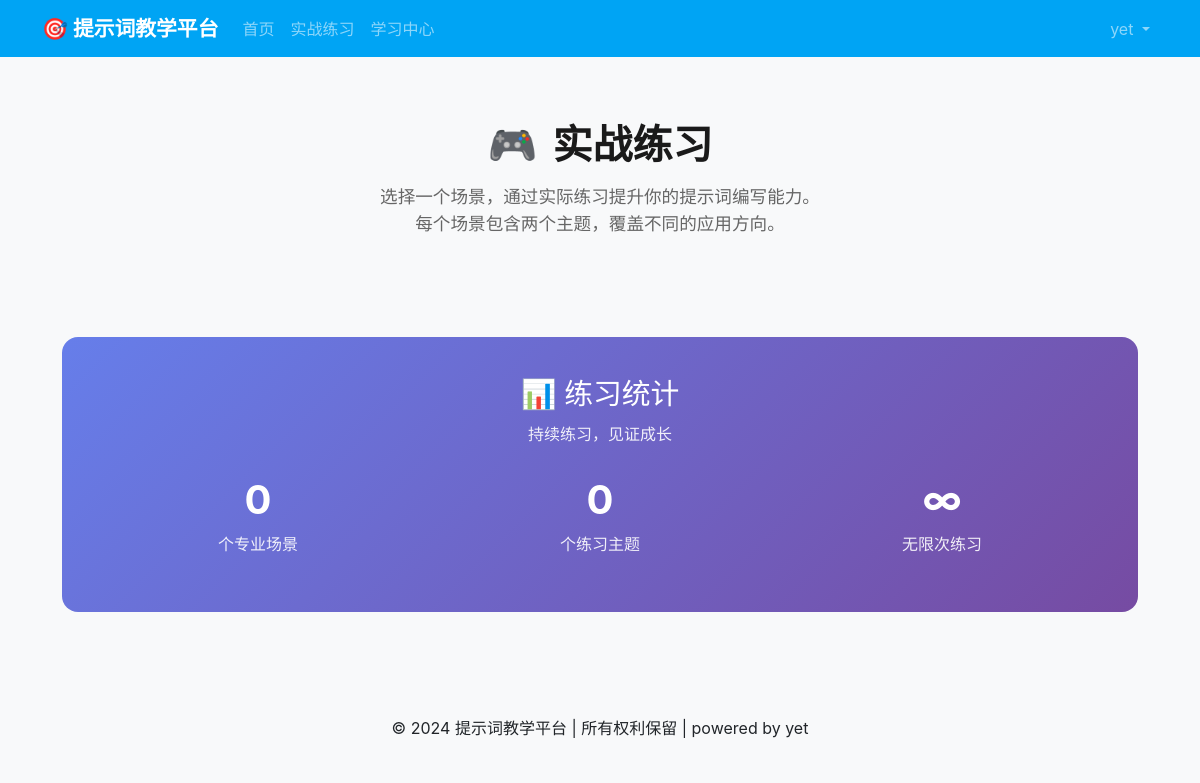
/practice/ (signed in), run on an earlier commit of the app's database.
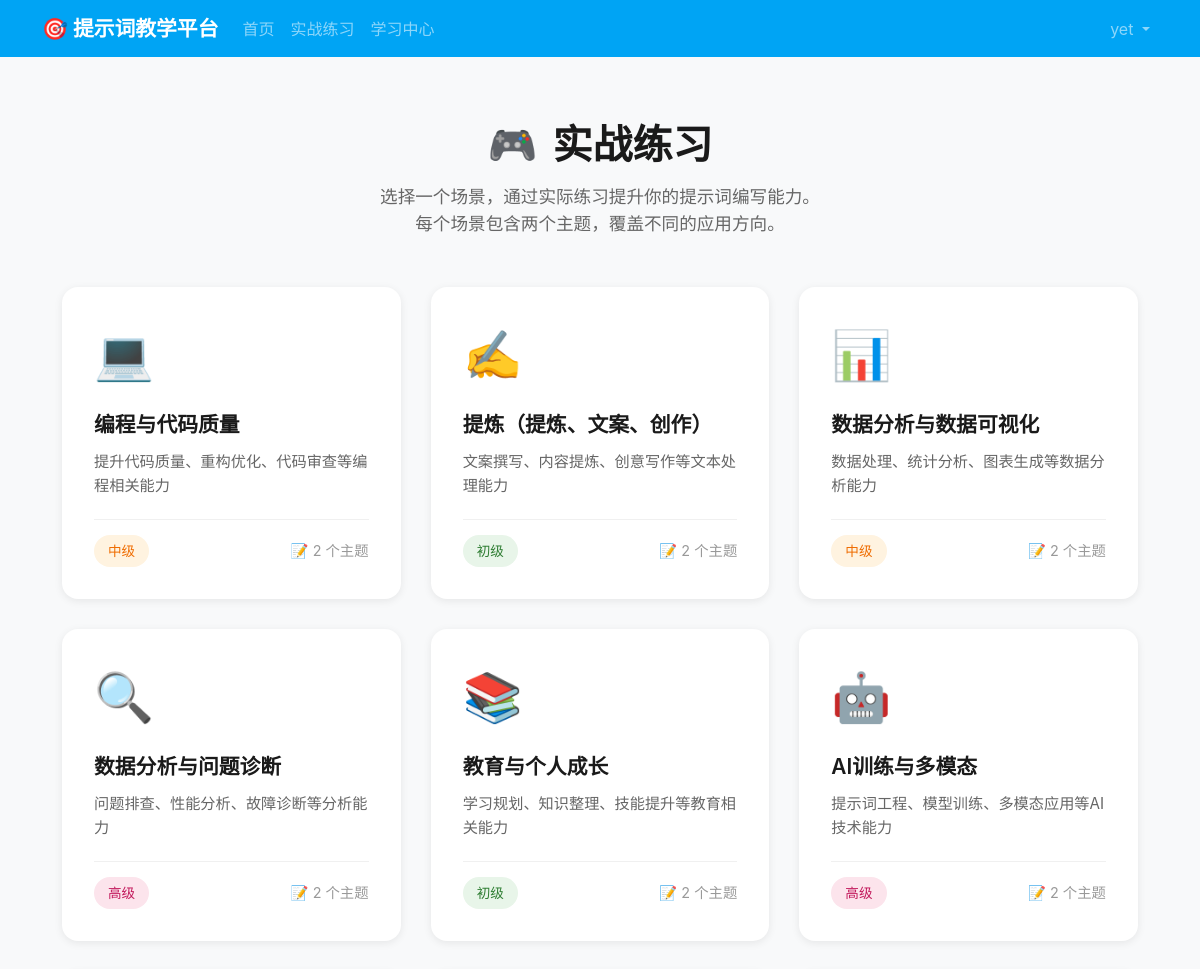
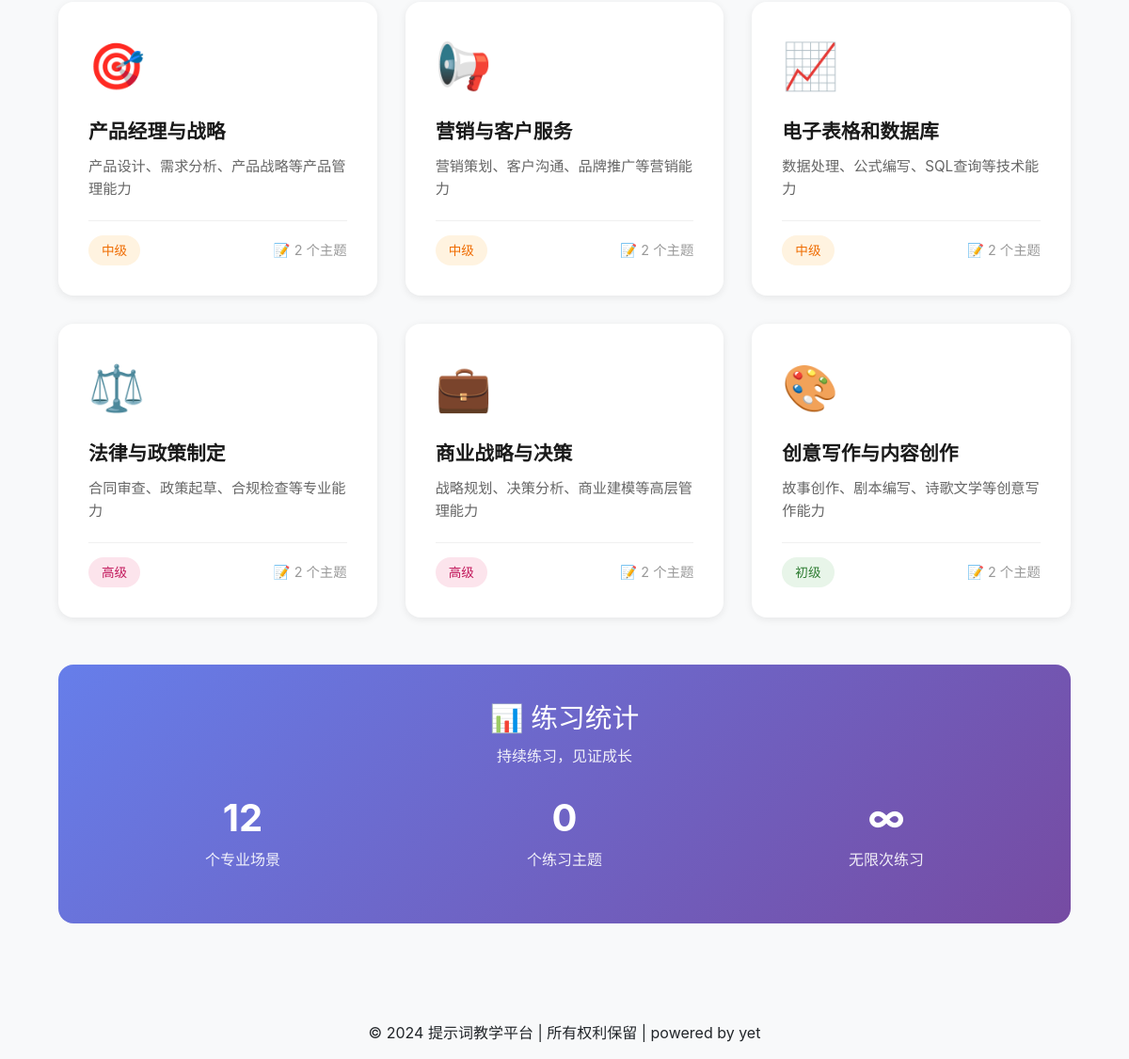
And on a later commit of the database (2 pictures, top to bottom).
### practice/models.py (models this page shows, shortened)
class PracticeScenario(models.Model):
    SCENARIO_CHOICES = [
        ('coding_quality', '编程与代码质量'),
        ('writing_creation', '提炼（提炼、文案、创作）'),
        ('data_analysis', '数据分析与数据可视化'),
        ('data_diagnosis', '数据分析与问题诊断'),
        ('education_growth', '教育与个人成长'),
        ('ai_training', 'AI训练与多模态'),
        ('product_strategy', '产品经理与战略'),
        ('marketing_service', '营销与客户服务'),
        ('spreadsheet_db', '电子表格和数据库'),
        ('legal_policy', '法律与政策制定'),
        ('business_decision', '商业战略与决策'),
        ('creative_writing', '创意写作与内容创作'),
    ]
    scenario_id = models.CharField(max_length=50, unique=True, verbose_name='场景ID')
    title = models.CharField(max_length=100, verbose_name='场景标题')
    description = models.TextField(verbose_name='场景描述')
    icon = models.CharField(max_length=50, default='🎯', verbose_name='图标')
    difficulty = models.CharField(max_length=20, choices=[('beginner', '初级'), ('intermediate', '中级'), ('advanced', '高级')], default='intermediate', verbose_name='难度')
    order = models.IntegerField(default=0, verbose_name='排序')
    is_active = models.BooleanField(default=True, verbose_name='是否启用')
    class Meta:
        ordering = ['order']
        verbose_name = '练习场景'
        verbose_name_plural = '练习场景'

### practice/views.py (the view)
# urls.py: path('', views.practice_list, name='practice'),
@login_required
def practice_list(request):
    scenarios = PracticeScenario.objects.filter(is_active=True)
    return render(request, 'practice_list.html', {'scenarios': scenarios})

### core/templates/practice_list.html (shortened to what this page needs)
{% extends 'base.html' %}
{% block content %}
<div class="practice-container">
    <div class="page-header">
        <h1 class="page-title">
            <span>🎮</span>
            <span>实战练习</span>
        </h1>
        <p class="page-subtitle">
            选择一个场景，通过实际练习提升你的提示词编写能力。<br>
            每个场景包含两个主题，覆盖不同的应用方向。
        </p>
    </div>
    <div class="scenarios-grid">
        {% for scenario in scenarios %}
        <a href="{% url 'practice:practice_detail' scenario.scenario_id %}" class="scenario-card" style="text-decoration: none; color: inherit;">
            <span class="card-icon">{{ scenario.icon }}</span>
            <h3 class="card-title">{{ scenario.title }}</h3>
            <p class="card-description">{{ scenario.description }}</p>
            <div class="card-meta">
                <span class="difficulty-badge difficulty-{{ scenario.difficulty }}">
                    {% if scenario.difficulty == 'beginner' %}初级
                    {% elif scenario.difficulty == 'intermediate' %}中级
                    {% else %}高级
                    {% endif %}
                </span>
                <span class="topics-count">
                    📝 {{ scenario.topics.count }} 个主题
                </span>
            </div>
        </a>
        {% endfor %}
    </div>
    <div class="stats-section">
        <h2 style="font-size: 1.8rem; margin-bottom: 10px;">📊 练习统计</h2>
        <p style="opacity: 0.9;">持续练习，见证成长</p>
        <div class="stats-grid">
            <div class="stat-item">
                <h3>{{ scenarios.count }}</h3>
                <p>个专业场景</p>
            </div>
            <div class="stat-item">
                <h3>{{ scenarios|length|add:scenarios|length }}</h3>
                <p>个练习主题</p>
            </div>
            <div class="stat-item">
                <h3>∞</h3>
                <p>无限次练习</p>
            </div>
        </div>
    </div>
</div>
{% endblock %}

### core/templates/base.html (shortened to what this page needs)
{% load static %}
<!DOCTYPE html>
<html lang="zh-CN">
<head>
    <link href="https://cdn.jsdelivr.net/npm/bootstrap@5.3.0/dist/css/bootstrap.min.css" rel="stylesheet">
    <link href="{% static 'css/variables.css' %}" rel="stylesheet">
    <link href="{% static 'css/style.css' %}" rel="stylesheet">
</head>
<body>
    <nav class="navbar navbar-expand-lg navbar-dark bg-primary">
        <div class="container">
            <a class="navbar-brand" href="/">🎯 提示词教学平台</a>
            <div class="collapse navbar-collapse" id="navbarNav">
                <ul class="navbar-nav me-auto">
                    <li class="nav-item">
                        <a class="nav-link" href="/">首页</a>
                    </li>
                    <li class="nav-item">
                        <a class="nav-link" href="{% url 'practice:practice' %}">实战练习</a>
                    </li>
                    <li class="nav-item">
                        <a class="nav-link" href="{% url 'learning:list' %}">学习中心</a>
                    </li>
                </ul>
                <ul class="navbar-nav">
                    {% if user.is_authenticated %}
                        <li class="nav-item dropdown">
                            <a class="nav-link dropdown-toggle" href="#" role="button" data-bs-toggle="dropdown">
                                {{ user.username }}
                            </a>
                        </li>
                    {% endif %}
                </ul>
            </div>
        </div>
    </nav>
    <main class="container mt-4">
        {% block content %}
        {% endblock %}
    </main>
    <footer class="bg-light text-center py-3 mt-5">
        <div class="container">
            <p class="mb-0">&copy; 2024 提示词教学平台 | 所有权利保留 |  powered by yet</p>
        </div>
    </footer>
</body>
</html>

### core/static/css/variables.css (style rules this page uses)
:root { --color-primary: rgb(0, 164, 244); --color-primary-light: #33B8F7; --color-primary-dark: #0089CC; --color-primary-gradient: linear-gradient(135deg, var(--color-primary) 0%, #0096d6 100%); --color-success: #10B981; --color-success-light: #E8F5E9; --color-warning: #F59E0B; --color-warning-light: #FFF3E0; --color-danger: #EF4444; --color-danger-light: #FCE4EC; --color-info: #3B82F6; --color-text-primary: #1a1a1a; --color-text-secondary: #2c3e50; --color-text-tertiary: #495057; --color-text-muted: #6c757d; --color-text-placeholder: #999; --color-bg-white: #ffffff; --color-bg-light: #f8f9fa; --color-bg-soft: #fafbfc; --color-bg-muted: #e9ecef; --color-bg-alt: #f1f3f5; --color-border: #dee2e6; --color-border-light: #e9ecef; --color-border-focus: rgba(13, 110, 253, 0.25); --space-xs: 0.25rem; --space-sm: 0.5rem; --space-md: 1rem; --space-lg: 1.5rem; --space-xl: 2rem; --space-2xl: 2.5rem; --space-3xl: 3rem; --radius-sm: 6px; --radius-md: 8px; --radius-lg: 10px; --radius-xl: 12px; --radius-16: 16px; --radius-20: 20px; --radius-full: 50%; --shadow-sm: 0 1px 2px rgba(0, 0, 0, 0.05); --shadow-md: 0 2px 4px rgba(0, 0, 0, 0.1); --shadow-lg: 0 4px 8px rgba(0, 0, 0, 0.15); --shadow-xl: 0 8px 16px rgba(0, 0, 0, 0.15); --shadow-primary: 0 2px 8px rgba(0, 164, 244, 0.3); --shadow-primary-hover: 0 4px 12px rgba(0, 164, 244, 0.5); --font-family-base: -apple-system, BlinkMacSystemFont, 'Segoe UI', Roboto, 'Helvetica Neue', Arial, sans-serif; --font-family-mono: 'Consolas', 'Monaco', monospace; --font-size-xs: 0.75rem; --font-size-sm: 0.85rem; --font-size-base: 0.95rem; --font-size-md: 1rem; --font-size-lg: 1.05rem; --font-size-xl: 1.1rem; --font-size-2xl: 1.3rem; --font-size-3xl: 1.75rem; --font-size-4xl: 2.2rem; --font-weight-normal: 400; --font-weight-medium: 500; --font-weight-semibold: 600; --font-weight-bold: 700; --font-weight-extrabold: 800; --line-height-tight: 1.25; --line-height-normal: 1.5; --line-height-relaxed: 1.6; --line-height-loose: 1.85; --transition-fast: 0.2s ease; --transition-normal: 0.3s ease; --transition-slow: 0.35s cubic-bezier(0.4, 0, 0.2, 1); --z-dropdown: 100; --z-sticky: 200; --z-fixed: 300; --z-modal-backdrop: 400; --z-modal: 500; --z-popover: 600; --z-tooltip: 700; }
.bg-primary { background-color: var(--color-primary) !important; }

### core/static/css/style.css (style rules this page uses)
body { font-family: -apple-system, BlinkMacSystemFont, 'Segoe UI', Roboto, 'Helvetica Neue', Arial, sans-serif; background-color: #f8f9fa; }
.navbar-brand { font-weight: bold; font-size: 1.3rem; }
footer { margin-top: auto; }

What changed in the data, as far as the page shows it:
added PracticeScenario: icon "💻", title "编程与代码质量", description "提升代码质量、重构优化、代码审查等编程相关能力", difficulty "中级", topics.count "2"
added PracticeScenario: icon "✍️", title "提炼（提炼、文案、创作）", description "文案撰写、内容提炼、创意写作等文本处理能力", difficulty "初级", topics.count "2"
added PracticeScenario: icon "📊", title "数据分析与数据可视化", description "数据处理、统计分析、图表生成等数据分析能力", difficulty "中级", topics.count "2"
added PracticeScenario: icon "🔍", title "数据分析与问题诊断", description "问题排查、性能分析、故障诊断等分析能力", difficulty "高级", topics.count "2"
added PracticeScenario: icon "📚", title "教育与个人成长", description "学习规划、知识整理、技能提升等教育相关能力", difficulty "初级", topics.count "2"
added PracticeScenario: icon "🤖", title "AI训练与多模态", description "提示词工程、模型训练、多模态应用等AI技术能力", difficulty "高级", topics.count "2"
added PracticeScenario: icon "🎯", title "产品经理与战略", description "产品设计、需求分析、产品战略等产品管理能力", difficulty "中级", topics.count "2"
added PracticeScenario: icon "📢", title "营销与客户服务", description "营销策划、客户沟通、品牌推广等营销能力", difficulty "中级", topics.count "2"
added PracticeScenario: icon "📈", title "电子表格和数据库", description "数据处理、公式编写、SQL查询等技术能力", difficulty "中级", topics.count "2"
added PracticeScenario: icon "⚖️", title "法律与政策制定", description "合同审查、政策起草、合规检查等专业能力", difficulty "高级", topics.count "2"
added PracticeScenario: icon "💼", title "商业战略与决策", description "战略规划、决策分析、商业建模等高层管理能力", difficulty "高级", topics.count "2"
added PracticeScenario: icon "🎨", title "创意写作与内容创作", description "故事创作、剧本编写、诗歌文学等创意写作能力", difficulty "初级", topics.count "2"
Also different on the page:
{{ scenarios.count }}: "0" → "12"
